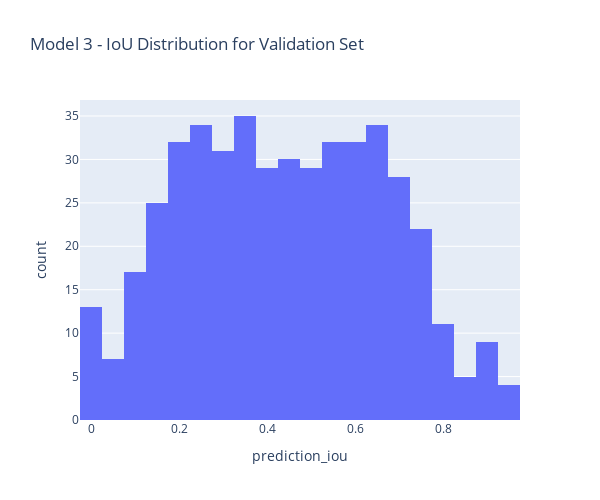

Write notebook code for a chart like this one.
### Code cell
fig = px.histogram(model3_summary,
                   x="prediction_iou",
                   title = 'Model 3 - IoU Distribution for Validation Set',
                   width=600, height=500, nbins = 30)
fig.show()

### Figure 1 — Plotly figure (JSON) as saved in the notebook; plotly's stock layout.template omitted (floating-point values rounded to 4 significant figures; data arrays with more than 128 entries replaced by an {"elided": "..."} marker saying what was removed)
{"data": [{"alignmentgroup": "True", "bingroup": "x", "hovertemplate": "prediction_iou=%{x}<br>count=%{y}<extra></extra>", "legendgroup": "", "marker": {"color": "#636efa", "pattern": {"shape": ""}}, "name": "", "nbinsx": 30, "offsetgroup": "", "orientation": "v", "showlegend": false, "type": "histogram", "x": {"elided": "459 float values"}, "xaxis": "x", "yaxis": "y"}], "layout": {"barmode": "relative", "height": 500, "legend": {"tracegroupgap": 0}, "title": {"text": "Model 3 - IoU Distribution for Validation Set"}, "width": 600, "xaxis": {"anchor": "y", "domain": [0, 1], "title": {"text": "prediction_iou"}}, "yaxis": {"anchor": "x", "domain": [0, 1], "title": {"text": "count"}}}}
